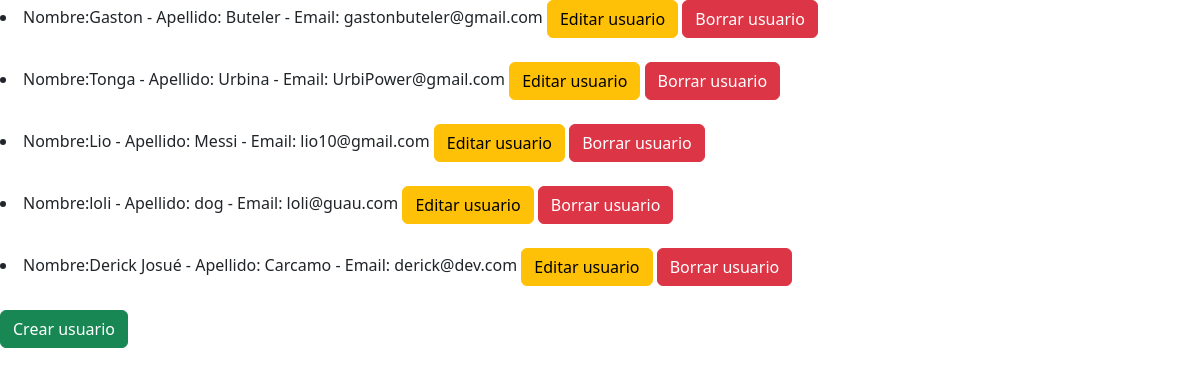
Page /apptrivia/read_usuarios/ on the committed database.
### apptrivia/models.py (models this page shows)
class Usuario(models.Model):
    nombre = models.CharField(max_length=30)
    apellido = models.CharField(max_length=30)
    email = models.EmailField()
    def __str__(self):
        return f"Nombre:{self.nombre}  -  Apellido: {self.apellido} - Email: {self.email}"

### apptrivia/views.py (the view)
def read_usuarios(request):
    usuarios = Usuario.objects.all() #para traer toda la info
    return render (request, "usuariosCRUD/read_usuarios.html", {"usuarios": usuarios})

### apptrivia/template/usuariosCRUD/read_usuarios.html (shortened to what this page needs)
{% load static %}
<link rel="stylesheet" href="{%static 'css/bootstrap.min.css'%}">
{% for usuario in usuarios %}
    <li>
        {{ usuario }}
        <a href= "/apptrivia/update_usuarios/{{usuario.id}}" class ="btn btn-warning">Editar usuario</a>
        <a href= "/apptrivia/delete_usuarios/{{usuario.id}}" class="btn btn-danger">Borrar usuario</a>
    </li>
{% endfor %}
<a class="btn btn-success" href="/apptrivia/create_usuarios">  Crear usuario </a>

### rows in the picture
Usuario: nombre+apellido+email "Nombre:Gaston - Apellido: Buteler - Email: gastonbuteler@gmail.com"
Usuario: nombre+apellido+email "Nombre:Tonga - Apellido: Urbina - Email: UrbiPower@gmail.com"
Usuario: nombre+apellido+email "Nombre:Lio - Apellido: Messi - Email: lio10@gmail.com"
Usuario: nombre+apellido+email "Nombre:loli - Apellido: dog - Email: loli@guau.com"
Usuario: nombre+apellido+email "Nombre:Derick Josué - Apellido: Carcamo - Email: derick@dev.com"
